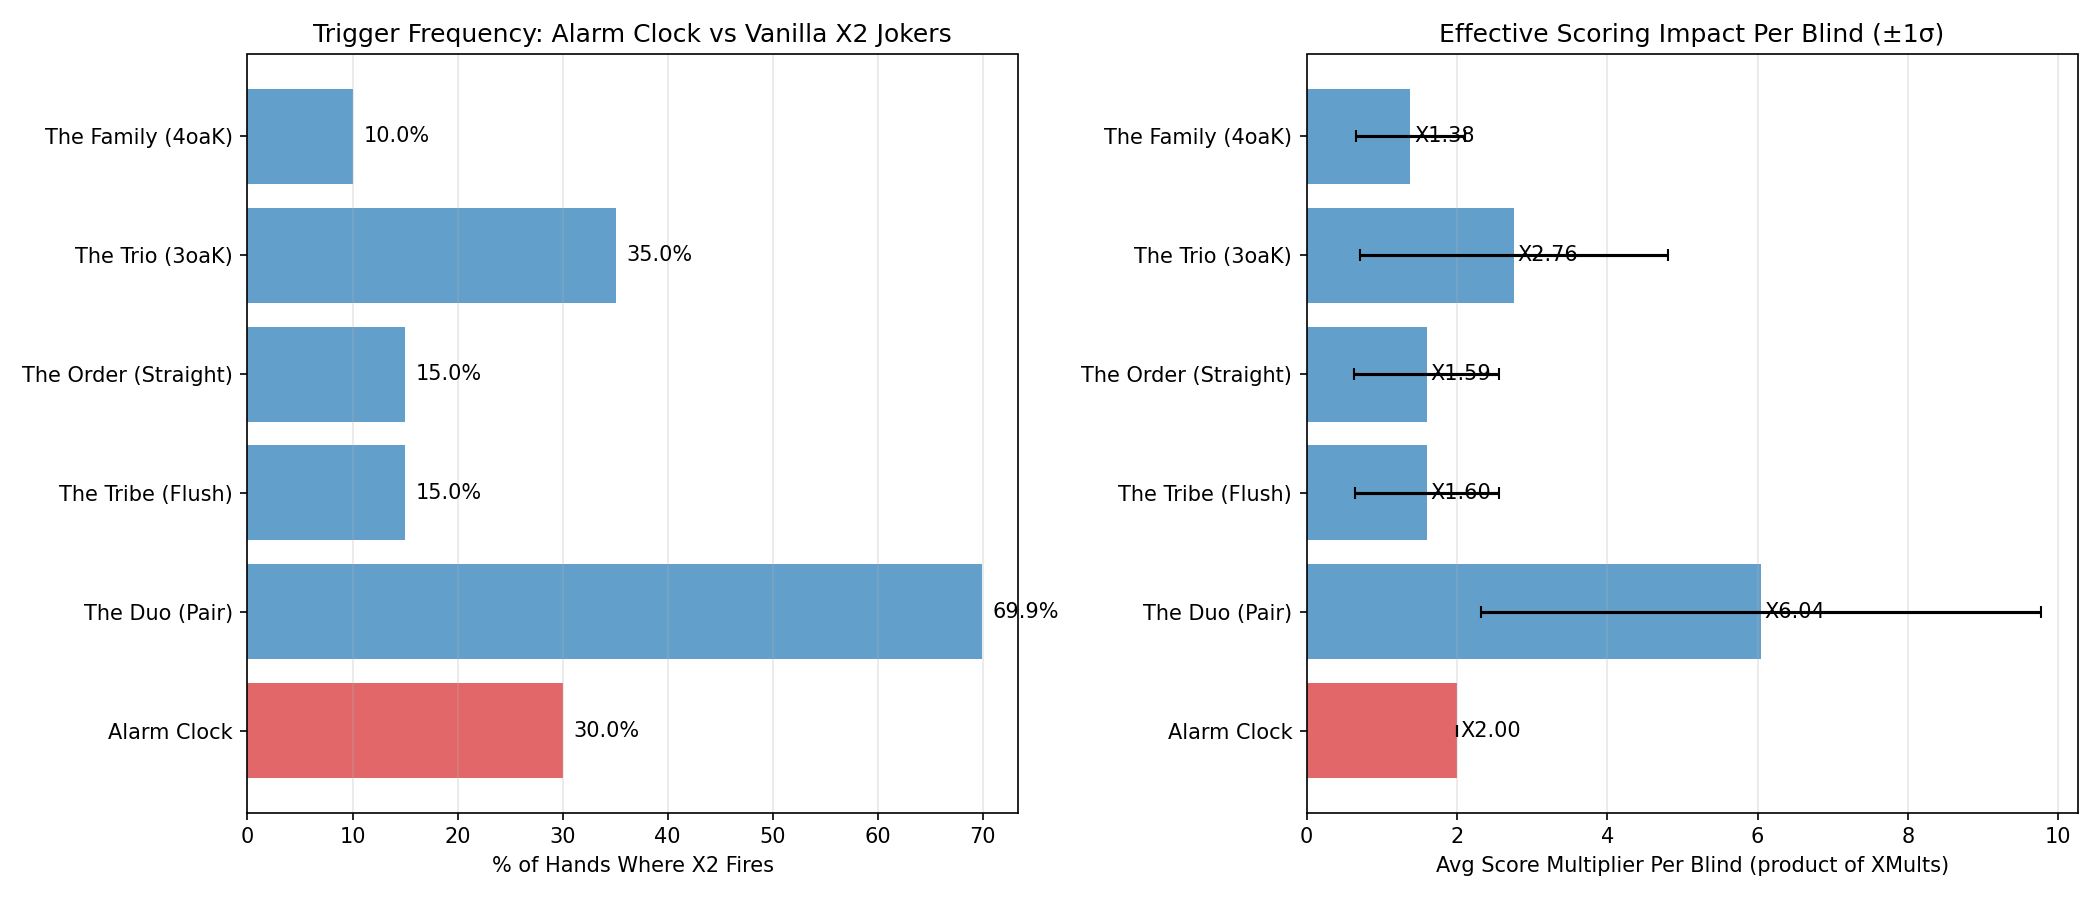

Generate this figure with Python:
"""
Compare Alarm Clock vs vanilla conditional XMult jokers.

Alarm Clock: X2 on last hand of round (fires once per blind).
Comparable vanilla jokers:
- The Duo: X2 if hand contains a Pair
- The Trio: X2 if hand contains a Three of a Kind
- The Family: X2 if hand contains a Four of a Kind
- The Order: X2 if hand contains a Straight
- The Tribe: X2 if hand contains a Flush
- Obelisk: XMult grows each hand you DON'T play most played type (resets on play)

Models: 8 antes, 3 blinds/ante, ~3.5 hands/blind.
"""

import matplotlib.pyplot as plt
import numpy as np

ANTES = 8
BLINDS_PER_ANTE = 3
HANDS_PER_BLIND = 3.5
N_SIMS = 1000

rng = np.random.default_rng(42)

# Build hand schedule
blind_hands = []
for ante in range(ANTES):
    for blind in range(BLINDS_PER_ANTE):
        n = int(HANDS_PER_BLIND) if blind < 2 else int(HANDS_PER_BLIND + 0.5)
        blind_hands.append(n)

total_hands = sum(blind_hands)

# Trigger probabilities for vanilla X2 jokers (per hand)
VANILLA_XMULT = {
    "The Duo (Pair)":       0.70,  # pairs are very common
    "The Tribe (Flush)":    0.15,  # flushes are uncommon
    "The Order (Straight)": 0.15,  # straights are uncommon
    "The Trio (3oaK)":      0.35,  # three of a kind moderate
    "The Family (4oaK)":    0.10,  # four of a kind rare
}

# --- Simulate ---
# For each joker: track XMult per hand (2.0 when fires, 1.0 when doesn't)
results = {}

# Alarm Clock: fires on last hand of each blind (deterministic)
alarm = np.ones((1, total_hands))
h = 0
for num_hands in blind_hands:
    for i in range(num_hands):
        if i == num_hands - 1:  # last hand of blind
            alarm[0, h] = 2.0
        h += 1
results["Alarm Clock"] = alarm

# Vanilla X2 jokers
for label, prob in VANILLA_XMULT.items():
    data = np.ones((N_SIMS, total_hands))
    for sim in range(N_SIMS):
        for h in range(total_hands):
            if rng.random() < prob:
                data[sim, h] = 2.0
    results[label] = data

# --- Compute stats ---
hands = np.arange(1, total_hands + 1)

ante_end_hands = []
cumul = 0
for ante in range(ANTES):
    for blind in range(BLINDS_PER_ANTE):
        n = int(HANDS_PER_BLIND) if blind < 2 else int(HANDS_PER_BLIND + 0.5)
        cumul += n
    ante_end_hands.append(cumul)

# --- Print summary ---
print("=" * 75)
print(f"Alarm Clock vs Vanilla X2 Mult Jokers ({N_SIMS} sims, {total_hands} hands)")
print("=" * 75)
print()
print(f"{'Joker':<25} {'Trigger%':>10} {'Fires/run':>10} {'Avg XMult':>10} {'Rarity':<12}")
print("-" * 75)

for label, data in results.items():
    fires = (data > 1.0).sum(axis=-1).mean()
    fire_pct = fires / total_hands * 100
    avg_xmult = data.mean(axis=-1).mean()  # geometric would be better but this shows the picture
    rarity = "Uncommon" if label == "Alarm Clock" else "Uncommon"
    print(f"{label:<25} {fire_pct:>9.1f}% {fires:>10.1f} {avg_xmult:>10.3f} {rarity:<12}")

# --- Effective score multiplier ---
# The real question: what's the cumulative scoring impact?
# X2 on 30% of hands vs X2 on 100% of last-hands
# Geometric mean of XMult across all hands
print()
print("Effective run multiplier (geometric mean of per-hand XMult):")
print("-" * 75)
for label, data in results.items():
    # Geometric mean = exp(mean(log(xmult)))
    log_mean = np.log(data).sum(axis=1).mean()
    geo_total = np.exp(log_mean)
    # Per-hand geometric mean
    geo_per_hand = geo_total ** (1.0 / total_hands)
    print(f"  {label:<25} total: X{geo_total:>8.1f}   per-hand: X{geo_per_hand:.4f}")

# --- Plot ---
fig, (ax1, ax2) = plt.subplots(1, 2, figsize=(14, 6))

# Left: trigger frequency comparison (bar chart)
labels = list(results.keys())
fire_rates = []
for label in labels:
    data = results[label]
    fire_rates.append((data > 1.0).sum(axis=-1).mean() / total_hands * 100)

colors = ["tab:red" if l == "Alarm Clock" else "tab:blue" for l in labels]
bars = ax1.barh(labels, fire_rates, color=colors, alpha=0.7)
ax1.set_xlabel("% of Hands Where X2 Fires")
ax1.set_title("Trigger Frequency: Alarm Clock vs Vanilla X2 Jokers")
ax1.grid(True, alpha=0.3, axis="x")

for bar, rate in zip(bars, fire_rates):
    ax1.text(bar.get_width() + 1, bar.get_y() + bar.get_height()/2,
             f"{rate:.1f}%", va="center", fontsize=10)

# Right: cumulative XMult impact per blind
# Show how much total score boost each joker gives per blind
ax2_labels = []
ax2_values = []
ax2_errors = []
ax2_colors = []

for label in labels:
    data = results[label]
    # Per-blind: product of XMult values within each blind
    blind_boosts = []
    for sim in range(min(N_SIMS, data.shape[0])):
        h = 0
        for num_hands in blind_hands:
            blind_xmult = np.prod(data[sim, h:h+num_hands])
            blind_boosts.append(blind_xmult)
            h += num_hands

    ax2_labels.append(label)
    ax2_values.append(np.mean(blind_boosts))
    ax2_errors.append(np.std(blind_boosts))
    ax2_colors.append("tab:red" if label == "Alarm Clock" else "tab:blue")

bars2 = ax2.barh(ax2_labels, ax2_values, xerr=ax2_errors, color=ax2_colors, alpha=0.7, capsize=3)
ax2.set_xlabel("Avg Score Multiplier Per Blind (product of XMults)")
ax2.set_title("Effective Scoring Impact Per Blind (±1σ)")
ax2.grid(True, alpha=0.3, axis="x")

for bar, val in zip(bars2, ax2_values):
    ax2.text(bar.get_width() + 0.05, bar.get_y() + bar.get_height()/2,
             f"X{val:.2f}", va="center", fontsize=10)

plt.tight_layout()
plt.savefig("experiments/alarm_comparison.png", dpi=150)
plt.close()
print("\nSaved to experiments/alarm_comparison.png")
